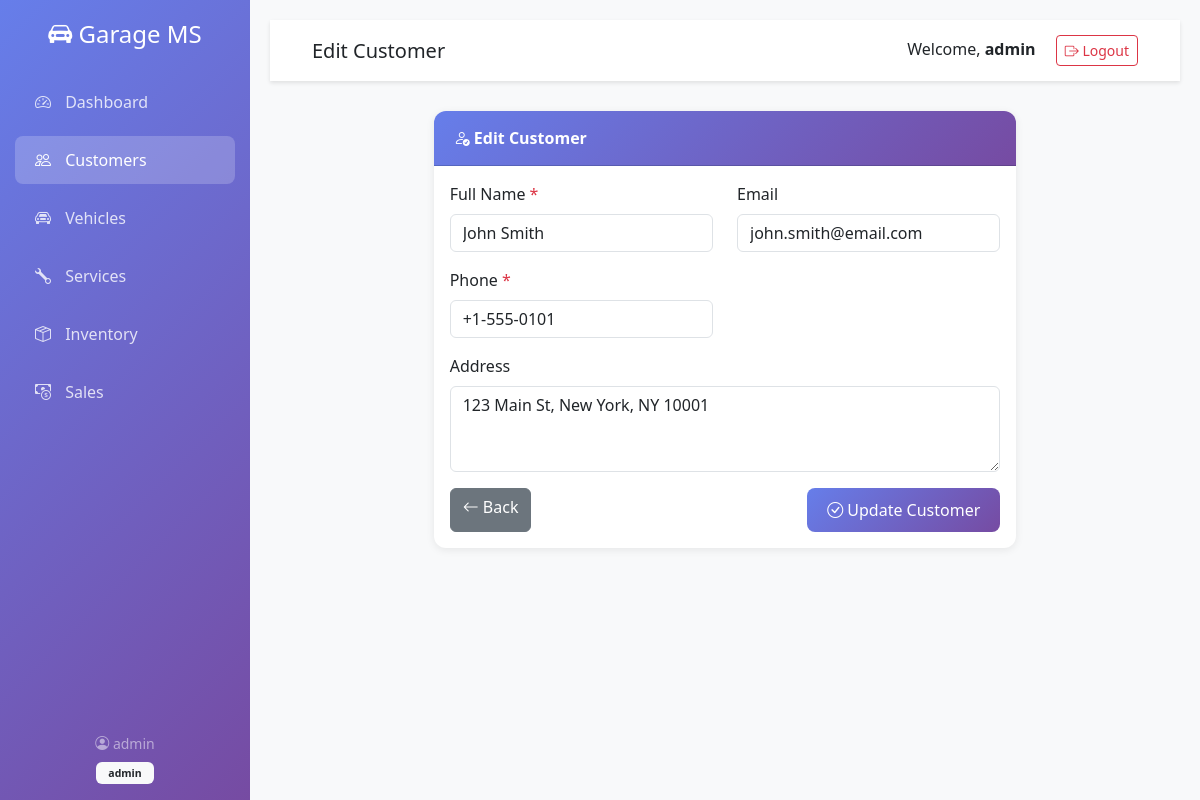
The app's page /customers/edit/1 (signed in) with its own data.
### app.py (models this page shows, shortened)
class User(UserMixin, db.Model):
    id = db.Column(db.Integer, primary_key=True)
    username = db.Column(db.String(80), unique=True, nullable=False)
    email = db.Column(db.String(120), unique=True, nullable=False)
    password_hash = db.Column(db.String(255), nullable=False)
    role = db.Column(db.String(20), default='staff')  # admin, staff
    created_at = db.Column(db.DateTime, default=datetime.utcnow)

class Customer(db.Model):
    id = db.Column(db.Integer, primary_key=True)
    name = db.Column(db.String(100), nullable=False)
    email = db.Column(db.String(120))
    phone = db.Column(db.String(20), nullable=False)
    address = db.Column(db.Text)
    created_at = db.Column(db.DateTime, default=datetime.utcnow)
    vehicles = db.relationship('Vehicle', backref='owner', lazy=True, cascade='all, delete-orphan')

### app.py (the view, shortened to what this page needs)
@app.route('/customers/edit/<int:id>', methods=['GET', 'POST'])
@login_required
def edit_customer(id):
    customer = Customer.query.get_or_404(id)
    return render_template('customer_form.html', customer=customer)

### app.py (called while the page is built)
@login_manager.user_loader
def load_user(user_id):
    return User.query.get(int(user_id))

### templates/customer_form.html (shortened to what this page needs)
{% extends "base.html" %}
{% block page_title %}{% if customer %}Edit{% else %}Add New{% endif %} Customer{% endblock %}
{% block content %}
<div class="row justify-content-center">
    <div class="col-md-8">
        <div class="card">
            <div class="card-header">
                <i class="bi bi-person-{{ 'check' if customer else 'plus' }}"></i>
                {% if customer %}Edit Customer{% else %}Add New Customer{% endif %}
            </div>
            <div class="card-body">
                <form method="POST">
                    <div class="row">
                        <div class="col-md-6 mb-3">
                            <label for="name" class="form-label">Full Name <span class="text-danger">*</span></label>
                            <input type="text" class="form-control" id="name" name="name"
                                   value="{{ customer.name if customer else '' }}" required>
                        </div>
                        <div class="col-md-6 mb-3">
                            <label for="email" class="form-label">Email</label>
                            <input type="email" class="form-control" id="email" name="email"
                                   value="{{ customer.email if customer else '' }}">
                        </div>
                    </div>
                    <div class="row">
                        <div class="col-md-6 mb-3">
                            <label for="phone" class="form-label">Phone <span class="text-danger">*</span></label>
                            <input type="tel" class="form-control" id="phone" name="phone"
                                   value="{{ customer.phone if customer else '' }}" required>
                        </div>
                    </div>
                    <div class="mb-3">
                        <label for="address" class="form-label">Address</label>
                        <textarea class="form-control" id="address" name="address" rows="3">{{ customer.address if customer else '' }}</textarea>
                    </div>
                    <div class="d-flex justify-content-between">
                        <a href="{{ url_for('customers') }}" class="btn btn-secondary">
                            <i class="bi bi-arrow-left"></i> Back
                        </a>
                        <button type="submit" class="btn btn-primary">
                            <i class="bi bi-check-circle"></i> {% if customer %}Update{% else %}Add{% endif %} Customer
                        </button>
                    </div>
                </form>
            </div>
        </div>
    </div>
</div>
{% endblock %}

### templates/base.html (shortened to what this page needs)
<!DOCTYPE html>
<html lang="en">
<head>
    <link href="https://cdn.jsdelivr.net/npm/bootstrap@5.3.0/dist/css/bootstrap.min.css" rel="stylesheet">
    <link rel="stylesheet" href="https://cdn.jsdelivr.net/npm/bootstrap-icons@1.10.0/font/bootstrap-icons.css">
</head>
<body>
    {% if current_user.is_authenticated %}
    <div class="sidebar">
        <div class="text-center mb-4">
            <h4 class="text-white mb-0">
                <i class="bi bi-car-front-fill"></i> Garage MS
            </h4>
        </div>
        <nav class="nav flex-column">
            <a class="nav-link {% if request.endpoint == 'dashboard' %}active{% endif %}" href="{{ url_for('dashboard') }}">
                <i class="bi bi-speedometer2"></i> Dashboard
            </a>
            <a class="nav-link {% if 'customer' in request.endpoint %}active{% endif %}" href="{{ url_for('customers') }}">
                <i class="bi bi-people"></i> Customers
            </a>
            <a class="nav-link {% if 'vehicle' in request.endpoint %}active{% endif %}" href="{{ url_for('vehicles') }}">
                <i class="bi bi-car-front"></i> Vehicles
            </a>
            <a class="nav-link {% if 'service' in request.endpoint %}active{% endif %}" href="{{ url_for('services') }}">
                <i class="bi bi-wrench"></i> Services
            </a>
            <a class="nav-link {% if 'inventory' in request.endpoint or 'part' in request.endpoint %}active{% endif %}" href="{{ url_for('inventory') }}">
                <i class="bi bi-box-seam"></i> Inventory
            </a>
            <a class="nav-link {% if 'sale' in request.endpoint %}active{% endif %}" href="{{ url_for('sales') }}">
                <i class="bi bi-cash-coin"></i> Sales
            </a>
        </nav>
        <div class="position-absolute bottom-0 w-100 p-3">
            <div class="text-white-50 small text-center">
                <i class="bi bi-person-circle"></i> {{ current_user.username }}
                <br>
                <span class="badge bg-light text-dark mt-2">{{ current_user.role }}</span>
            </div>
        </div>
    </div>
    {% endif %}
    <div class="{% if current_user.is_authenticated %}main-content{% endif %}">
        {% if current_user.is_authenticated %}
        <nav class="navbar">
            <div class="container-fluid">
                <h5 class="mb-0">{% block page_title %}Dashboard{% endblock %}</h5>
                <div>
                    <span class="me-3">Welcome, <strong>{{ current_user.username }}</strong></span>
                    <a href="{{ url_for('logout') }}" class="btn btn-outline-danger btn-sm">
                        <i class="bi bi-box-arrow-right"></i> Logout
                    </a>
                </div>
            </div>
        </nav>
        {% endif %}
        <div class="container-fluid">
            {% block content %}{% endblock %}
        </div>
    </div>
</body>
</html>

### templates/base.html (style rules this page uses)
:root { --sidebar-width: 250px; }
body { font-family: 'Segoe UI', Tahoma, Geneva, Verdana, sans-serif; }
.sidebar { position: fixed; top: 0; left: 0; height: 100vh; width: var(--sidebar-width); background: linear-gradient(135deg, #667eea 0%, #764ba2 100%); padding-top: 20px; transition: all 0.3s; z-index: 1000; overflow-y: auto; }
.sidebar .nav-link { color: rgba(255, 255, 255, 0.8); padding: 12px 20px; margin: 5px 15px; border-radius: 8px; transition: all 0.3s; }
.sidebar .nav-link:hover, .sidebar .nav-link.active { background: rgba(255, 255, 255, 0.2); color: white; }
.sidebar .nav-link i { margin-right: 10px; width: 20px; }
.main-content { margin-left: var(--sidebar-width); padding: 20px; min-height: 100vh; background: #f8f9fa; }
.navbar { background: white; box-shadow: 0 2px 4px rgba(0,0,0,0.1); padding: 15px 30px; margin-bottom: 30px; }
.card { border: none; border-radius: 12px; box-shadow: 0 2px 8px rgba(0,0,0,0.08); margin-bottom: 20px; transition: transform 0.3s, box-shadow 0.3s; }
.card-header { background: linear-gradient(135deg, #667eea 0%, #764ba2 100%); color: white; border-radius: 12px 12px 0 0 !important; padding: 15px 20px; font-weight: 600; }
.btn-primary { background: linear-gradient(135deg, #667eea 0%, #764ba2 100%); border: none; border-radius: 8px; padding: 10px 20px; transition: all 0.3s; }
.badge { padding: 6px 12px; border-radius: 6px; }

### records on screen
User: username "admin", role "admin"
Customer: name "John Smith", email "john.smith@email.com", phone "+1-555-0101", address "123 Main St, New York, NY 10001"
